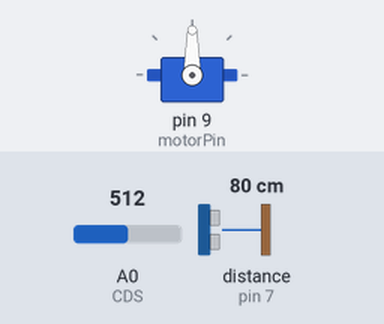
A sketch run on a simulated Arduino Uno, built with avr-gcc and run on an emulated ATmega328P. Parts: servo. Wiring (inferred from the names in the program): ultrasonic range finder: trigger pin 12; echo pin 7. The test bench sets the inputs (shaded band); at power-on: distance to the obstacle (sensor on pin 7) 80 cm, A0 (CDS) = 512. The echo pulse lasts 58.3 µs per cm.

Above: at 1.2 s.
1.3 s: distance to the obstacle (sensor on pin 7) set to 33 cm
2.8 s: distance to the obstacle (sensor on pin 7) set to 28 cm
At 3.51 s:
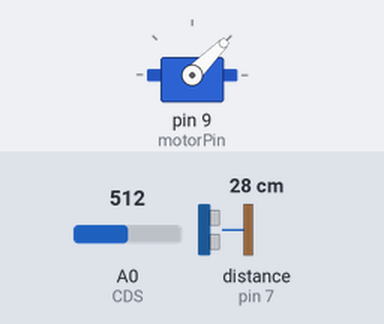
At 4.7 s:
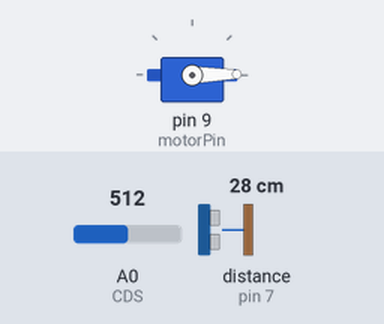
Timing chart, 0 to 11.8 s (numbered marks = the images above; inputs shaded):
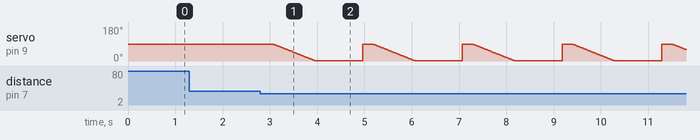

The sketch:

arduino_1st.ino
```cpp
#include <Servo.h>   // servo motor header

Servo firstServo;    // servo motor at the entrance of machine

int trigPin = 12;     // trigger pin of ultrasonic sensor
int echoPin = 7;      // echo pin of ultrasonic sensor
int CDS = A0;         // light sensor pin
int motorPin = 9;     // motor pin

int pos = 90;         // servo motor initial pos
int light = 0;        // ligth value
int go = 0;           // Matlab send parameter

int BAUD_RATE = 9600;

void setup() {
  // put your setup code here, to run once:
  Serial.begin(BAUD_RATE);
  pinMode(trigPin,OUTPUT);       // set trig pin into OUTPUT mode
  pinMode(echoPin,INPUT);        // set echo pin into INPUT mode
  pinMode(CDS,INPUT);            // set light sensor pin into INPUT mode
  firstServo.attach(motorPin);   // attach motor pin
}

void loop() {
  // put your main code here, to run repeatedly:
  unsigned int duration;            // measured time from ultrasonic pin
  int distance;                     // calculated distance from duration

  digitalWrite(trigPin,LOW);        // to initialize ultrasonic sensor
  delayMicroseconds(2);
  digitalWrite(trigPin,HIGH);       // generate trigger wave
  delayMicroseconds(5);
  digitalWrite(trigPin,LOW);
  duration = pulseIn(echoPin,HIGH); // measure time while echoPin receives HIGH signal
  distance=(duration/2)/29.1;       // convert time unit into distance unit

  delay(200);

  // separate metal
  if(distance <= 30) {                 // when the garbage enters the entrance
    light = analogRead(CDS);           // read light from metal detector

    if(light >= 100) {                 // when metal detector works
      for(pos = 90; pos > 0; pos--) {
        firstServo.write(pos);         // move 1st servo motor to left
        delay(10);
      }

      delay(1000);                     // wait the garbage falling
      pos = 90;                        // set the servo motor to initial pos
      firstServo.write(pos);
    }
    // if metal detector does not work
    else {
      firstServo.write(pos);
      Serial.println(go);             // send paramter to Matlab

      for(pos = 90; pos < 180; pos++) {
        firstServo.write(pos);         // move 1st servo motor to right
        delay(10);
      }

      delay(1000);                     // wait the garbage falling
      pos = 90;                        // set the servo motor to initial pos
      firstServo.write(pos);
    }
  }
}
```

Measured:
- the behaviour switches between 31 and 30 cm on distance to the obstacle (sensor on pin 7) (found by bisection; images 0 and 1)
- after the input at 1.3 s, every drawn part: stays the same
- after the input at 2.8 s, servo on pin 9 (motorPin): ramps from 90° to 1° and jumps back, once every 2.1 s
